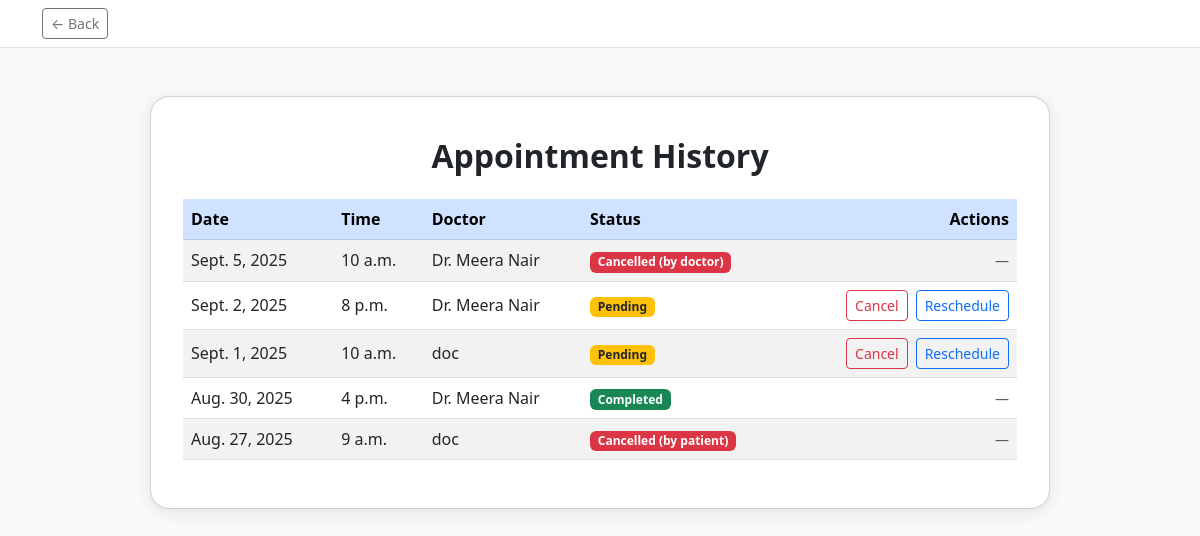
Page /patient/appointment-history/ (signed in) on the committed database.
### hospital/models.py (models this page shows, shortened)
class Appointment(models.Model):
	patient = models.ForeignKey('Patient', on_delete=models.CASCADE)
	doctor = models.ForeignKey('Doctor', on_delete=models.CASCADE)
	date = models.DateField()
	time = models.TimeField()
	status = models.CharField(max_length=20)

class Doctor(models.Model):
	name = models.CharField(max_length=100)
	specialization = models.CharField(max_length=100)
	contact = models.CharField(max_length=20)
	email = models.EmailField(unique=True)
	password = models.CharField(max_length=128)
	department = models.ForeignKey('Department', on_delete=models.SET_NULL, null=True)

### hospital/views.py (the view)
# urls.py: path('patient/appointment-history/', views.appointment_history, name='appointment_history'),
def appointment_history(request):
	from .models import Appointment, Doctor, Patient
	patient_name = request.session.get('patient_name', 'Demo Patient')
	try:
		patient = Patient.objects.get(pname=patient_name)
		appointments = Appointment.objects.filter(patient=patient).order_by('-date', '-time')
	except Patient.DoesNotExist:
		appointments = []
	return render(request, 'patient/appointment_history.html', {'appointments': appointments})

### hospital/templates/patient/appointment_history.html (shortened to what this page needs)
<!DOCTYPE html>
<html lang="en">
<!DOCTYPE html>
<html lang="en">
<head>
    <link rel="stylesheet" href="https://cdn.jsdelivr.net/npm/bootstrap@5.3.0/dist/css/bootstrap.min.css">
</head>
<body>
{% include 'components/back_bar.html' %}
<div class="container">
    <div class="history-card card mt-5">
        <div class="card-body">
            <h2 class="fw-bold text-center mb-4">Appointment History</h2>
            <div class="table-responsive">
                <table class="table table-striped align-middle">
                    <thead class="table-primary">
                        <tr>
                            <th>Date</th>
                            <th>Time</th>
                            <th>Doctor</th>
                            <th>Status</th>
                            <th class="text-end">Actions</th>
                        </tr>
                    </thead>
                    <tbody>
                        {% for appt in appointments %}
                        <tr>
                            <td>{{ appt.date }}</td>
                            <td>{{ appt.time }}</td>
                            <td>{{ appt.doctor.name }}</td>
                            <td>
                                {% with s=appt.status|lower %}
                                    {% if 'cancel' in s %}
                                        <span class="badge bg-danger">{{ appt.status }}</span>
                                    {% elif 'complete' in s %}
                                        <span class="badge bg-success">{{ appt.status }}</span>
                                    {% elif 'pending' in s %}
                                        <span class="badge bg-warning text-dark">{{ appt.status }}</span>
                                    {% else %}
                                        <span class="badge bg-secondary">{{ appt.status }}</span>
                                    {% endif %}
                                {% endwith %}
                            </td>
                            <td class="text-end">
                                {% with s=appt.status|lower %}
                                    {% if not 'cancel' in s and not 'complete' in s %}
                                        <div class="d-flex gap-2 justify-content-end">
                                            <form method="post" action="{% url 'cancel_appointment' appt.id %}">
                                                <button type="submit" class="btn btn-outline-danger btn-sm">Cancel</button>
                                            </form>
                                            <a class="btn btn-outline-primary btn-sm" href="{% url 'reschedule_appointment' appt.id %}">Reschedule</a>
                                        </div>
                                    {% else %}
                                        <span class="text-muted small">—</span>
                                    {% endif %}
                                {% endwith %}
                            </td>
                        </tr>
                        {% empty %}
                        <tr><td colspan="5" class="text-center">No appointments found.</td></tr>
                        {% endfor %}
                    </tbody>
                </table>
            </div>
        </div>
    </div>
</div>
</body>
</html>

### hospital/templates/patient/appointment_history.html (style rules this page uses)
body { background: #f8f9fa; }
.history-card { max-width: 900px; margin: 3rem auto; box-shadow: 0 4px 16px rgba(0,0,0,0.09); border-radius: 1.2rem; }
.history-card .card-body { padding: 2.5rem 2rem 2rem 2rem; }

### rows in the picture
Appointment: date "Sept. 5, 2025", time "10 a.m.", doctor.name "Dr. Meera Nair", status "Cancelled (by doctor)"
Appointment: date "Sept. 2, 2025", time "8 p.m.", doctor.name "Dr. Meera Nair", status "Pending", shows "Cancel"
Appointment: date "Sept. 1, 2025", time "10 a.m.", doctor.name "doc", status "Pending", shows "Cancel"
Appointment: date "Aug. 30, 2025", time "4 p.m.", doctor.name "Dr. Meera Nair", status "Completed"
Appointment: date "Aug. 27, 2025", time "9 a.m.", doctor.name "doc", status "Cancelled (by patient)"
